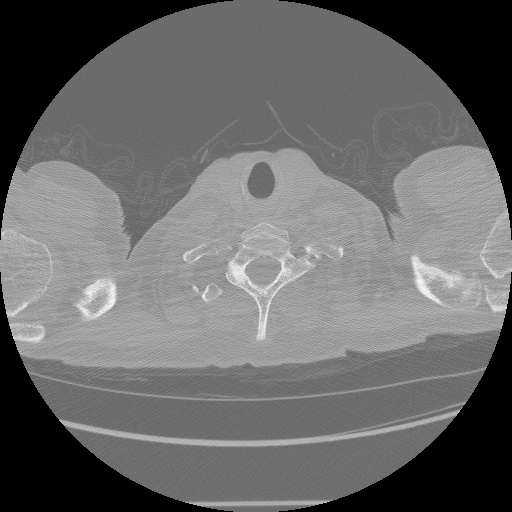
#> input picture sample-dataset/ID00007637202177411956430_0.jpg, 512 x 512 px, found by its file name; its folder holds 5 pictures in this run
$ jupyter execute '~rough_draft_histograms.ipynb'
#> lines starting #> are read from the running program, lines starting #| are printed output that depends on the picture; after the words box and inside, x2 and y2 are one past the last pixel; in counts of white or black regions, pixels touching at a corner belong together; long printed decimals are rounded
[cell 1]
import os
import cv2

import numpy as np
import matplotlib.pyplot as plt
from matplotlib.patches import Rectangle

from sklearn.cluster import KMeans
from skimage.morphology import erosion, opening, square, \
                               disk, convex_hull_image
from skimage.measure import label

SMALL_FONT = 13
MEDIUM_FONT = 15
LARGE_FONT = 18

plt.rc('font', size=SMALL_FONT)          # controls default text sizes
plt.rc('axes', titlesize=SMALL_FONT)     # fontsize of the axes title
plt.rc('axes', labelsize=MEDIUM_FONT)    # fontsize of the x and y labels
plt.rc('xtick', labelsize=SMALL_FONT)    # fontsize of the tick labels
plt.rc('ytick', labelsize=SMALL_FONT)    # fontsize of the tick labels
plt.rc('legend', fontsize=MEDIUM_FONT)    # legend fontsize
plt.rc('figure', titlesize=LARGE_FONT)  # fontsize of the figure title

plt.rcParams["figure.figsize"] = (12, 6)

[cell 2]
def readSortedSlices(path):

    slices = []
    for s in os.listdir(path):
        slices.append(path + '/' + s)

    slices.sort(key = lambda s: int(s[s.find('_') + 1 : s.find('.')]))

    ID = slices[0][slices[0].find('/') + 1 : slices[0].find('_')]
    print('CT scan of Patient %s consists of %d slices.' % (ID, len(slices)))
    return (slices, ID)

def readImg(path):
    img = cv2.imread(path)

    return cv2.cvtColor(img, cv2.COLOR_RGB2GRAY)

def getSliceImages(slices):

    return list(map(readImg, slices))
#> in readImg, img is the input picture: shape (512, 512, 3); min 0, max 255, mean 104.9
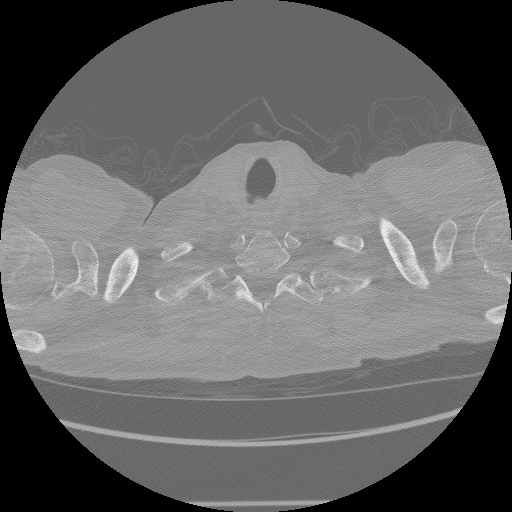
#> input picture sample-dataset/ID00007637202177411956430_1.jpg, 512 x 512 px, found by its file name
#> in readImg, img is the input picture: shape (512, 512, 3); min 0, max 255, mean 102.8
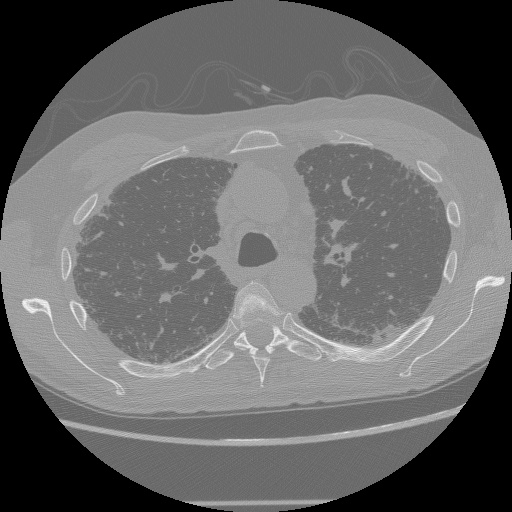
#> input picture sample-dataset/ID00007637202177411956430_10.jpg, 512 x 512 px, found by its file name
#> in readImg, img is the input picture: shape (512, 512, 3); min 0, max 255, mean 103.5
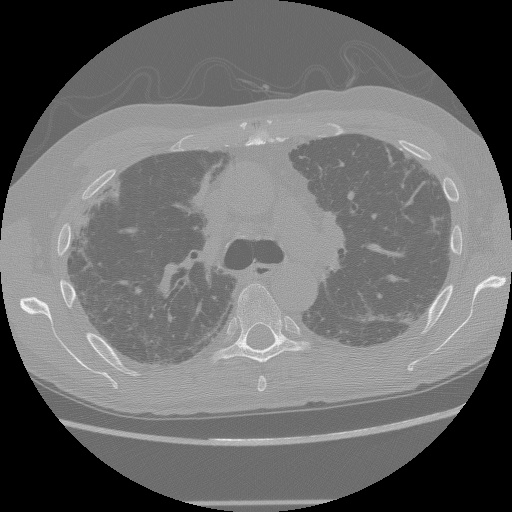
#> input picture sample-dataset/ID00007637202177411956430_11.jpg, 512 x 512 px, found by its file name
#> in readImg, img is the input picture: shape (512, 512, 3); min 0, max 255, mean 106.1
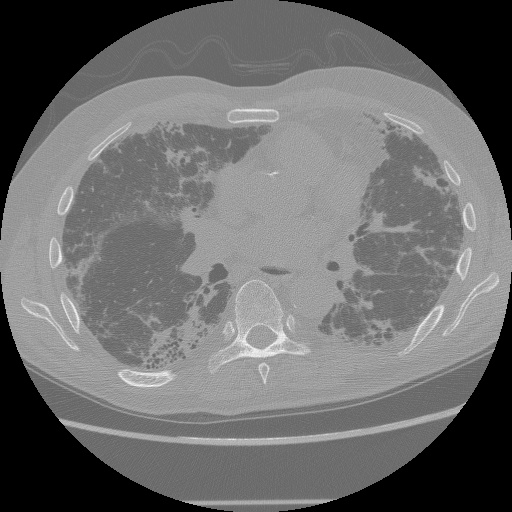
#> input picture sample-dataset/ID00007637202177411956430_16.jpg, 512 x 512 px, found by its file name
#> in readImg, img is the input picture: shape (512, 512, 3); min 0, max 254, mean 107.6

[cell 3]
slices, PatientID = readSortedSlices('sample-dataset')
sliceImgs = getSliceImages(slices)
#> sliceImgs = 5 items

[cell 4]
# Select a sample slice to work with
im = readImg('sample-dataset/ID00007637202177411956430_16.jpg')
plt.title('Original CT Image')
plt.imshow(im, cmap='gray')
print('Image Dimensions:', im.shape)
#| Image Dimensions: (512, 512)

[cell 5]
plt.figure(figsize = (12, 6))

plt.title('Image Histogram')
plt.xlabel('Greyscale Intensity Values [0, 255]')
plt.ylabel('Frequency')
plt.hist(im.ravel(), bins=256)
plt.show()
#> figure, not shown here; tallest bar 53209 high, from x = 0 to 0.992

[cell 6]
def plotSegmentedImg(img, segmented, K):

    # Plot the segmented image
    fig, (ax1, ax2) = plt.subplots(1, 2, figsize=(12, 6))

    ax1.imshow(img, cmap='gray')
    ax1.set_title('Original Image')

    ax2.imshow(segmented)
    ax2.set_title('CT Image on Segmentation with KMeans of K = ' + str(K))

def plotHistogram(img, centers=None, kmmodel=None, threshold=None):
    plt.figure(figsize = (16, 8))

    if centers:
        colors = ['red', 'blue', 'green', 'purple', 'black']; i = 0

        y = 20000
        # Center lines on the histogram
        for center in centers.values():
            plt.axvline(x = center, c = colors[i])
            plt.text(x = center + 5,
                     y = y,
                     s = "Center: " + str(center),
                     c = colors[i])
            i+=1; y = y + 10000

    if threshold:
        plt.axvline(x = threshold, c = 'black')
        plt.text(x = threshold + 5,
                 y = 20000,
                 s = "Threshold: " + str(threshold),
                 c = 'black')

    plt.title('Image Histogram')
    plt.xlabel('Greyscale Intensity Values [0, 255]')
    plt.ylabel('Frequency')


    N, bins, patches = plt.hist(img.ravel(), bins=256)

    if kmmodel:
        for i in range(0, len(bins) - 1):
            label = kmmodel.predict([[i]])
            patches[i].set_facecolor(colors[label[0]])

    plt.show()

[cell 7]
def applyKMeans(img, K, plot_segmented=0, plot_histogram=0):

    imgflat = np.reshape(img, img.shape[0] * img.shape[1]).reshape(-1, 1)

    kmeans = KMeans(K)

    kmmodel = kmeans.fit(imgflat)

    labels = kmmodel.labels_
    centers = kmmodel.cluster_centers_

    print(len(labels), 'Labels: \n', labels)

    # Center values correspond to intensity values
    print(len(centers), 'Centers: \n', centers)

    # Print centers of labels
    centers_map = dict(zip(np.arange(K), centers))
    print('Labels with corresponding centers:', centers_map)

    segmented = np.array([centers_map[label] for label in labels]).reshape(img.shape[0], img.shape[1])

    segmented = segmented.astype(int)

    if plot_segmented:
        plotSegmentedImg(img, segmented, K)

    if plot_histogram:
        plotHistogram(img, centers_map, kmmodel)

    return segmented, labels, centers_map

[cell 8]
segmented, labels, centers = applyKMeans(im, 3, 1, 1)
#> in applyKMeans, `centers = kmmodel.cluster_centers_`: centers = [157.8, 0.0883, 112.1]
#> (printed output is left out)
#| 3 Centers:
#|  [[1.57754682e+02]
#|  [8.82521695e-02]
#|  [1.12125677e+02]]
#> in applyKMeans, `centers_map = dict(zip(np.arange(K), centers))`: centers_map = {0: [157.8], 1: [0.0883], 2: [112.1]}
#| Labels with corresponding centers: {0: array([157.755]), 1: array([0.08825]), 2: array([112.126])}
#> in applyKMeans, `segmented = segmented.astype(int)`:
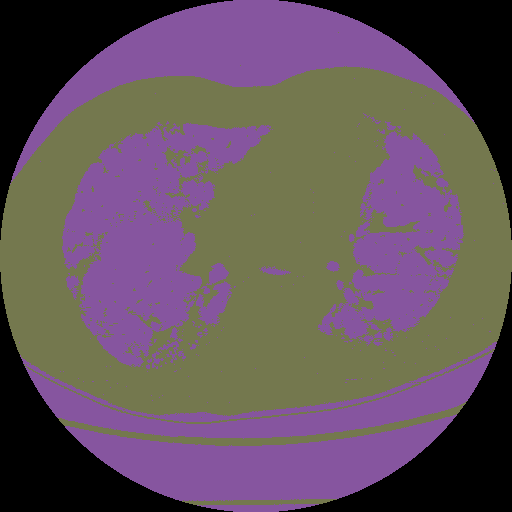
#> segmented: shape (512, 512) int64; 3 distinct labels, from 0 to 157; one colour per label, 0 black
#> the loop in plotHistogram, `for center in centers.values():` made 3 passes
#> (center, y) on passes 1 to 3: ([157.8], 30000), ([0.0883], 40000), ([112.1], 50000)
#> after the loop in plotHistogram, `for center in centers.values():`: i = 3; y = 50000
#> in plotHistogram, `N, bins, patches = plt.hist(img.ravel(), bins=256)`: N = 256 values, max 53209 at index 0, min 0 at index 9, mean 1024; bins = 257 values from 0 to 254; patches = 256 items
#> the loop in plotHistogram, `for i in range(0, len(bins) - 1):` made 256 passes
#> label on passes 1 to 3: [1], [1], [1]
#> centers = {0: [157.8], 1: [0.0883], 2: [112.1]}

[cell 9]
centers
#> Out = {0: [157.8], 1: [0.0883], 2: [112.1]}

[cell 10]
sum(centers.values())[0]/3
#> Out = 89.99

[cell 11]
center_values = [i[0] for i in centers.values()]
#> center_values = [157.8, 0.0883, 112.1]
a = sorted(center_values)
#> a = [0.0883, 112.1, 157.8]
threshold = (a[-1] + a[-2]) / 2
#> threshold = 134.9

[cell 12]
threshold
#> Out = 134.9

[cell 13]
fig, (ax1, ax2) = plt.subplots(1, 2, figsize=(12, 6))

ax1.set_title('Original Image')
ax1.imshow(im, cmap='gray')

retval, foreground = cv2.threshold(im, threshold, 255, cv2.THRESH_TOZERO)
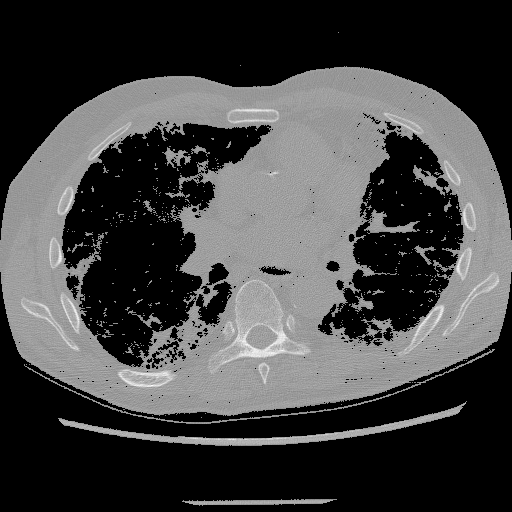
#> foreground: shape (512, 512); min 0, max 254, mean 66.8
#> retval = 134
ax2.set_title('Thresholded Image')
ax2.imshow(foreground, cmap='gray')

[cell 14]
plotHistogram(foreground)

[cell 15]
plt.imshow(foreground, cmap='gray')

[cell 16]
a = opening(foreground)
b = opening(a, disk(2))
c = opening(b, square(3))
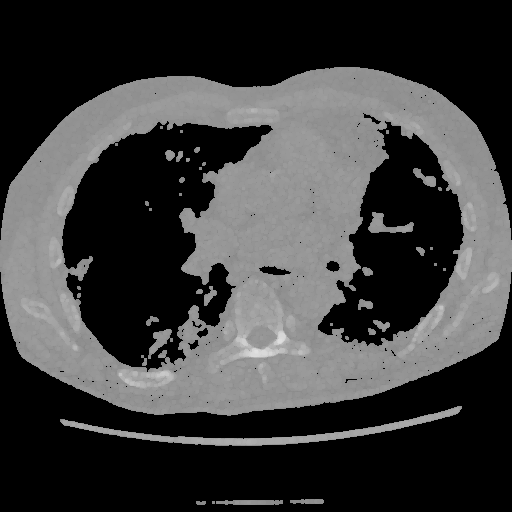
#> c: shape (512, 512); min 0, max 224, mean 60.6

fig, ax = plt.subplots(nrows=2,ncols=2,
                         sharex=True, sharey=True,
                         figsize = (13, 13))
ax = ax.ravel()

ax[0].imshow(foreground, cmap='gray')
ax[0].set_title('Original Foreground Image')

ax[1].imshow(a, cmap='gray')
ax[1].set_title('opening(foreground)')

ax[2].imshow(b, cmap='gray')
ax[2].set_title('opening(opening(foreground))')

ax[3].imshow(c, cmap='gray')
ax[3].set_title('opening(opening(opening(foreground)))')

[cell 17]
sum(sum(a - c))
#> Out = 66390

[cell 18]
chull = convex_hull_image(foreground)
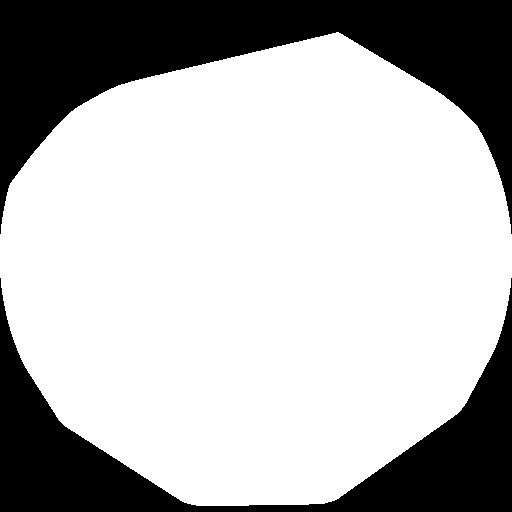
#> chull: shape (512, 512) bool; 71.4% white; 2 black regions, box (x1, y1, x2, y2) and area: (0, 0, 512, 234) 44509, (0, 278, 512, 512) 30469
plt.imshow(chull, cmap='gray')

[cell 19]
a = applyKMeans(c, 3, 1, 1)
#> call 2 of applyKMeans, with K = 3, plot_segmented = 1, plot_histogram = 1
#> in applyKMeans (call 2), `centers = kmmodel.cluster_centers_`: centers = [0, 148.3, 168.7]
#> (printed output is left out)
#| 3 Centers:
#|  [[  0.        ]
#|  [148.282]
#|  [168.717 ]]
#> in applyKMeans (call 2), `centers_map = dict(zip(np.arange(K), centers))`: centers_map = {0: [0], 1: [148.3], 2: [168.7]}
#| Labels with corresponding centers: {0: array([0.]), 1: array([148.282]), 2: array([168.717])}
#> in applyKMeans (call 2), `segmented = segmented.astype(int)`:
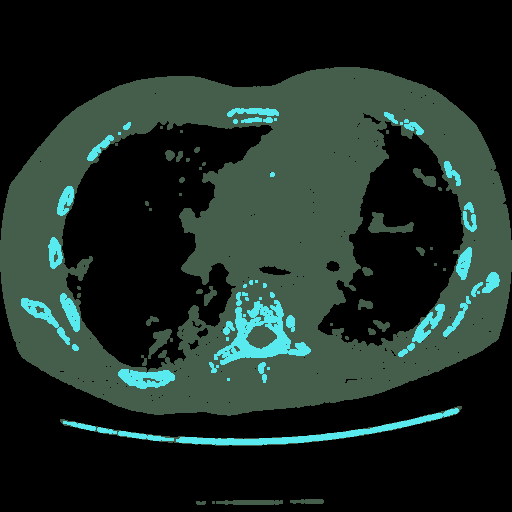
#> segmented: shape (512, 512) int64; 3 distinct labels, from 0 to 168; one colour per label, 0 black
#> the loop in plotHistogram (call 3), `for center in centers.values():` made 3 passes
#> (center, y) on passes 1 to 3: ([0], 30000), ([148.3], 40000), ([168.7], 50000)
#> after the loop in plotHistogram (call 3), `for center in centers.values():`: i = 3; y = 50000
#> in plotHistogram (call 3), `N, bins, patches = plt.hist(img.ravel(), bins=256)`: N = 256 values, max 156456 at index 0, min 0 at index 1, mean 1024; bins = 257 values from 0 to 224
#> in plotHistogram (call 3), `plt.show()`:
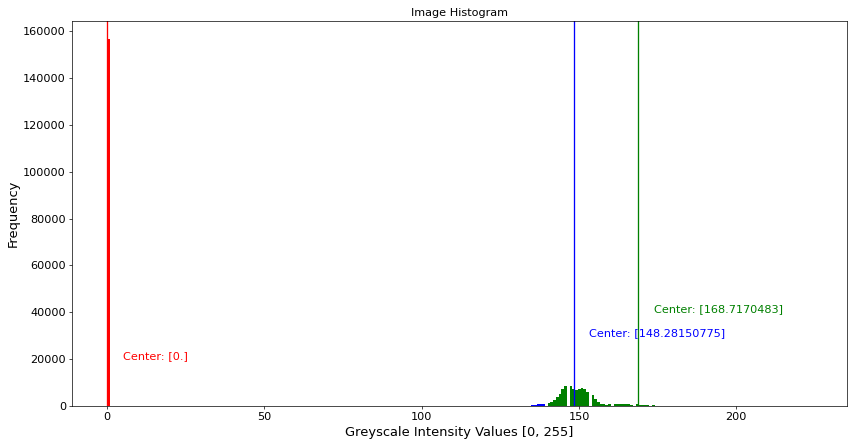
#> figure drawn by matplotlib, 1 panel; tallest bar 156456 high, from x = 0 to 0.875
